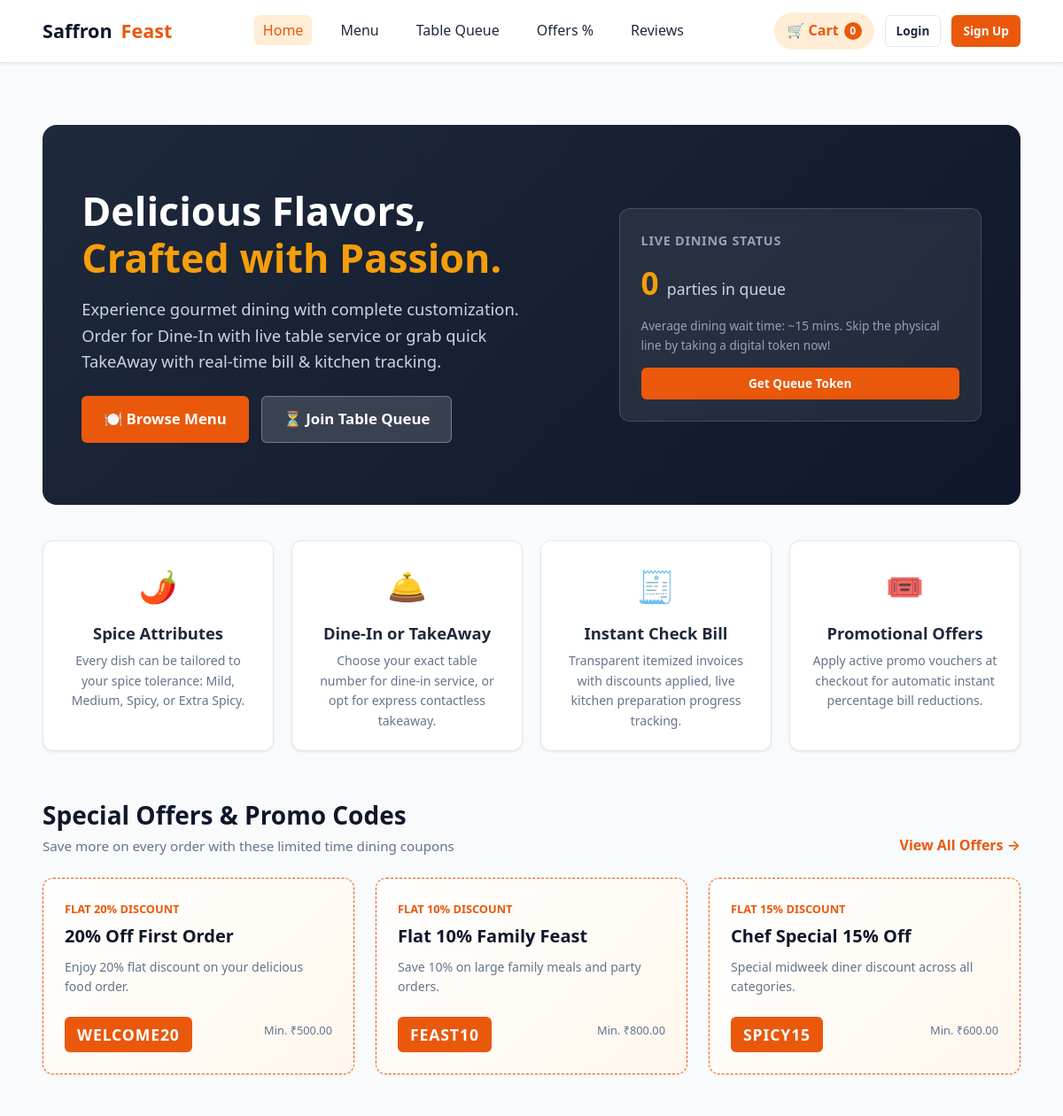
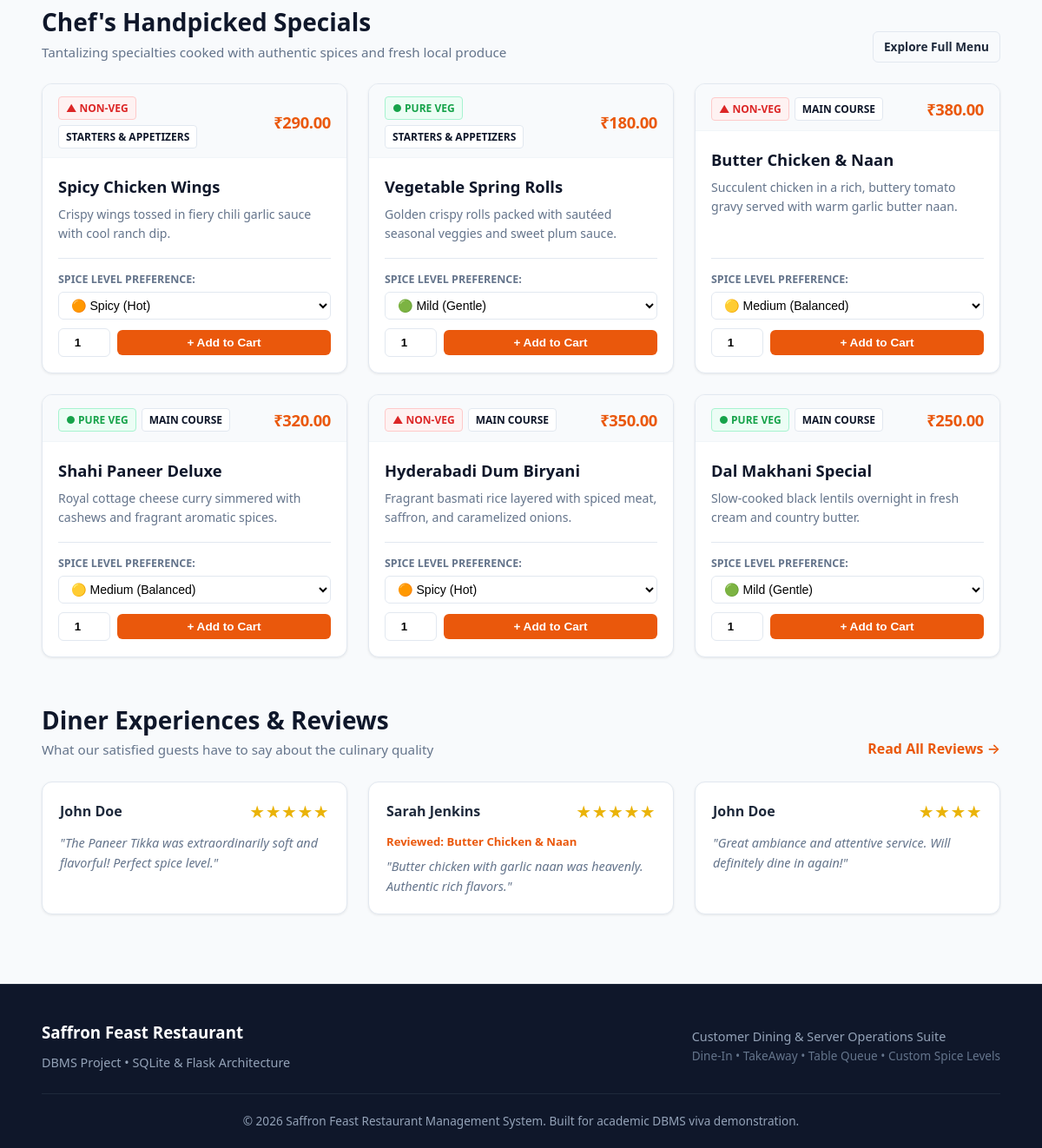
The page / on the database its author committed (2 pictures, top to bottom).
### tables this page shows
CREATE TABLE offers (
    id INTEGER PRIMARY KEY AUTOINCREMENT,
    code TEXT UNIQUE NOT NULL,
    title TEXT NOT NULL,
    description TEXT,
    discount_percent REAL NOT NULL CHECK(discount_percent > 0 AND discount_percent <= 100),
    min_order_amount REAL DEFAULT 0,
    is_active INTEGER DEFAULT 1,
    valid_until TEXT
);

CREATE TABLE menu_items (
    id INTEGER PRIMARY KEY AUTOINCREMENT,
    category_id INTEGER NOT NULL,
    name TEXT NOT NULL,
    description TEXT,
    price REAL NOT NULL CHECK(price > 0),
    diet_type TEXT CHECK(diet_type IN ('veg', 'non-veg')) DEFAULT 'veg',
    is_spicy_customizable INTEGER DEFAULT 1, -- 1: Yes, 0: No
    default_spice_level TEXT CHECK(default_spice_level IN ('Mild', 'Medium', 'Spicy', 'Extra Spicy')) DEFAULT 'Medium',
    image_url TEXT,
    is_available INTEGER DEFAULT 1, -- 1: Available, 0: Out of stock
    FOREIGN KEY (category_id) REFERENCES categories(id) ON DELETE CASCADE
);

CREATE TABLE categories (
    id INTEGER PRIMARY KEY AUTOINCREMENT,
    name TEXT NOT NULL UNIQUE,
    icon TEXT DEFAULT '🍽️'
);

CREATE TABLE reviews (
    id INTEGER PRIMARY KEY AUTOINCREMENT,
    customer_id INTEGER NOT NULL,
    order_id INTEGER,
    menu_item_id INTEGER,
    rating INTEGER NOT NULL CHECK(rating >= 1 AND rating <= 5),
    comment TEXT NOT NULL,
    created_at TIMESTAMP DEFAULT CURRENT_TIMESTAMP,
    FOREIGN KEY (customer_id) REFERENCES users(id) ON DELETE CASCADE,
    FOREIGN KEY (order_id) REFERENCES orders(id) ON DELETE SET NULL,
    FOREIGN KEY (menu_item_id) REFERENCES menu_items(id) ON DELETE SET NULL
);

CREATE TABLE users (
    id INTEGER PRIMARY KEY AUTOINCREMENT,
    name TEXT NOT NULL,
    email TEXT UNIQUE NOT NULL,
    password TEXT NOT NULL,
    phone TEXT,
    role TEXT CHECK(role IN ('customer', 'admin', 'staff')) DEFAULT 'customer',
    created_at TIMESTAMP DEFAULT CURRENT_TIMESTAMP
);

### app.py (the view)
@app.route('/')
@customer_only
def index():
    conn = get_db()
    featured = conn.execute("""
        SELECT m.*, c.name as category_name
        FROM menu_items m
        JOIN categories c ON m.category_id = c.id
        WHERE m.is_available = 1
        LIMIT 6
    """).fetchall()
    offers = conn.execute("SELECT * FROM offers WHERE is_active = 1 LIMIT 3").fetchall()
    reviews = conn.execute("""
        SELECT r.*, u.name as customer_name, m.name as dish_name
        FROM reviews r
        JOIN users u ON r.customer_id = u.id
        LEFT JOIN menu_items m ON r.menu_item_id = m.id
        ORDER BY r.created_at DESC LIMIT 3
    """).fetchall()
    queue_count = conn.execute("SELECT COUNT(*) FROM queue WHERE status = 'Waiting'").fetchone()[0]
    conn.close()
    return render_template('customer/index.html', featured=featured, offers=offers, reviews=reviews, queue_count=queue_count)

### app.py (called while the page is built)
def customer_only(f):
    @wraps(f)
    def decorated_function(*args, **kwargs):
        if session.get('user_role') in ['admin', 'staff']:
            return redirect(url_for('admin_dashboard'))
        return f(*args, **kwargs)
    return decorated_function

@app.context_processor
def inject_global_data():
    cart_count = 0
    if 'cart' in session:
        cart_count = sum(item.get('quantity', 1) for item in session['cart'].values())
    return {
        'current_user': {
            'id': session.get('user_id'),
            'name': session.get('user_name'),
            'role': session.get('user_role'),
            'email': session.get('user_email')
        },
        'cart_count': cart_count
    }

### database.py (called while the page is built)
def get_db():
    conn = sqlite3.connect(DATABASE_PATH)
    conn.row_factory = sqlite3.Row
    conn.execute("PRAGMA foreign_keys = ON;")
    return conn

### templates/customer/index.html (shortened to what this page needs)
{% extends 'base.html' %}
{% block content %}
<div class="container">
  <section class="hero">
    <div class="container hero-inner">
      <div class="hero-text">
        <h1>Delicious Flavors, <span>Crafted with Passion.</span></h1>
        <p>
          Experience gourmet dining with complete customization. Order for Dine-In with live table service or grab quick TakeAway with real-time bill & kitchen tracking.
        </p>
        <div class="hero-actions">
          <a href="{{ url_for('menu') }}" class="btn btn-primary" style="font-size: 1.05rem; padding: 12px 24px;">
            🍽️ Browse Menu
          </a>
          <a href="{{ url_for('customer_queue') }}" class="btn btn-secondary" style="font-size: 1.05rem; padding: 12px 24px; background: rgba(255,255,255,0.15); border: 1px solid rgba(255,255,255,0.3);">
            ⏳ Join Table Queue
          </a>
        </div>
      </div>
      <div class="hero-stats-card">
        <h4>Live Dining Status</h4>
        <div class="hero-stats-val" style="color: var(--accent);">
          {{ queue_count }} <span style="font-size: 1.1rem; font-weight: normal; color: #cbd5e1;">parties in queue</span>
        </div>
        <p style="font-size: 0.85rem; color: #94a3b8; margin-top: 10px;">
          Average dining wait time: ~15 mins. Skip the physical line by taking a digital token now!
        </p>
        <a href="{{ url_for('customer_queue') }}" class="btn btn-primary btn-sm btn-block" style="margin-top: 14px;">
          Get Queue Token
        </a>
      </div>
    </div>
  </section>
  <section style="margin-bottom: 50px;">
    <div class="grid-4">
      <div class="menu-card" style="padding: 22px; text-align: center;">
        <div style="font-size: 2.2rem; margin-bottom: 10px;">🌶️</div>
        <h3 style="font-size: 1.15rem; margin-bottom: 6px;">Spice Attributes</h3>
        <p style="font-size: 0.88rem; color: var(--text-muted);">
          Every dish can be tailored to your spice tolerance: Mild, Medium, Spicy, or Extra Spicy.
        </p>
      </div>
      <div class="menu-card" style="padding: 22px; text-align: center;">
        <div style="font-size: 2.2rem; margin-bottom: 10px;">🛎️</div>
        <h3 style="font-size: 1.15rem; margin-bottom: 6px;">Dine-In or TakeAway</h3>
        <p style="font-size: 0.88rem; color: var(--text-muted);">
          Choose your exact table number for dine-in service, or opt for express contactless takeaway.
        </p>
      </div>
      <div class="menu-card" style="padding: 22px; text-align: center;">
        <div style="font-size: 2.2rem; margin-bottom: 10px;">🧾</div>
        <h3 style="font-size: 1.15rem; margin-bottom: 6px;">Instant Check Bill</h3>
        <p style="font-size: 0.88rem; color: var(--text-muted);">
          Transparent itemized invoices with discounts applied, live kitchen preparation progress tracking.
        </p>
      </div>
      <div class="menu-card" style="padding: 22px; text-align: center;">
        <div style="font-size: 2.2rem; margin-bottom: 10px;">🎟️</div>
        <h3 style="font-size: 1.15rem; margin-bottom: 6px;">Promotional Offers</h3>
        <p style="font-size: 0.88rem; color: var(--text-muted);">
          Apply active promo vouchers at checkout for automatic instant percentage bill reductions.
        </p>
      </div>
    </div>
  </section>
  {% if offers %}
  <section style="margin-bottom: 50px;">
    <div class="section-header">
      <div>
        <h2>Special Offers & Promo Codes</h2>
        <p>Save more on every order with these limited time dining coupons</p>
      </div>
      <a href="{{ url_for('customer_offers') }}" style="color: var(--primary); font-weight: 600;">View All Offers &rarr;</a>
    </div>
    <div class="grid-3">
      {% for off in offers %}
      <div class="offer-card">
        <div style="font-size: 0.8rem; font-weight: 700; color: var(--primary); text-transform: uppercase;">
          FLAT {{ off.discount_percent|int }}% DISCOUNT
        </div>
        <h3 style="font-size: 1.25rem; margin: 4px 0 8px; color: var(--secondary);">{{ off.title }}</h3>
        <p style="font-size: 0.88rem; color: var(--text-muted); margin-bottom: 12px;">{{ off.description }}</p>
        <div style="display: flex; justify-content: space-between; align-items: center;">
          <span class="offer-code-pill" onclick="applyCouponCode('{{ off.code }}')">{{ off.code }}</span>
          <span style="font-size: 0.8rem; color: var(--text-muted);">Min. ₹{{ "%.2f"|format(off.min_order_amount) }}</span>
        </div>
      </div>
      {% endfor %}
    </div>
  </section>
  {% endif %}
  <section style="margin-bottom: 50px;">
    <div class="section-header">
      <div>
        <h2>Chef's Handpicked Specials</h2>
        <p>Tantalizing specialties cooked with authentic spices and fresh local produce</p>
      </div>
      <a href="{{ url_for('menu') }}" class="btn btn-outline btn-sm">Explore Full Menu</a>
    </div>
    <div class="grid-3">
      {% for item in featured %}
      <div class="menu-card">
        <div class="menu-card-top">
          <div class="menu-card-badges">
            {% if item.diet_type == 'veg' %}
              <span class="badge badge-veg">● Pure Veg</span>
            {% else %}
              <span class="badge badge-nonveg">▲ Non-Veg</span>
            {% endif %}
            <span class="badge badge-category">{{ item.category_name }}</span>
          </div>
          <div class="menu-card-price-tag">₹{{ "%.2f"|format(item.price) }}</div>
        </div>
        <div class="menu-card-body">
          <h3 class="menu-card-title">{{ item.name }}</h3>
          <p class="menu-card-desc">{{ item.description }}</p>
          <form action="{{ url_for('add_to_cart') }}" method="POST" class="menu-card-form">
            {% if item.is_spicy_customizable %}
            <div class="spice-selector-group">
              <label for="spice_{{ item.id }}">Spice Level Preference:</label>
              <select name="spice_level" id="spice_{{ item.id }}" class="spice-select">
                <option value="Mild" {% if item.default_spice_level == 'Mild' %}selected{% endif %}>🟢 Mild (Gentle)</option>
                <option value="Medium" {% if item.default_spice_level == 'Medium' %}selected{% endif %}>🟡 Medium (Balanced)</option>
                <option value="Spicy" {% if item.default_spice_level == 'Spicy' %}selected{% endif %}>🟠 Spicy (Hot)</option>
              </select>
            </div>
            {% else %}
              <input type="hidden" name="spice_level" value="Mild">
            {% endif %}
            <div class="menu-card-actions">
              <input type="number" name="quantity" value="1" min="1" max="20" class="qty-input">
              <button type="submit" class="btn btn-primary btn-block btn-sm">
                + Add to Cart
              </button>
            </div>
          </form>
        </div>
      </div>
      {% endfor %}
    </div>
  </section>
  {% if reviews %}
  <section style="margin-bottom: 20px;">
    <div class="section-header">
      <div>
        <h2>Diner Experiences & Reviews</h2>
        <p>What our satisfied guests have to say about the culinary quality</p>
      </div>
      <a href="{{ url_for('customer_reviews') }}" style="color: var(--primary); font-weight: 600;">Read All Reviews &rarr;</a>
    </div>
    <div class="grid-3">
      {% for rev in reviews %}
      <div class="menu-card" style="padding: 20px;">
        <div style="display: flex; justify-content: space-between; align-items: center; margin-bottom: 10px;">
          <strong>{{ rev.customer_name }}</strong>
          <span style="color: #eab308; font-size: 1.1rem;">
            {% for _ in range(rev.rating) %}★{% endfor %}
          </span>
        </div>
        {% if rev.dish_name %}
          <div style="font-size: 0.82rem; color: var(--primary); font-weight: 600; margin-bottom: 6px;">
            Reviewed: {{ rev.dish_name }}
          </div>
        {% endif %}
        <p style="font-size: 0.9rem; color: var(--text-muted); font-style: italic;">
          "{{ rev.comment }}"
        </p>
      </div>
      {% endfor %}
    </div>
  </section>
  {% endif %}
</div>
{% endblock %}

### rows shown on the page
offers: discount_percent "20", title "20% Off First Order", description "Enjoy 20% flat discount on your delicious food order.", code "WELCOME20", min_order_amount "500.00"
offers: discount_percent "10", title "Flat 10% Family Feast", description "Save 10% on large family meals and party orders.", code "FEAST10", min_order_amount "800.00"
offers: discount_percent "15", title "Chef Special 15% Off", description "Special midweek diner discount across all categories.", code "SPICY15", min_order_amount "600.00"
menu_items: diet_type "▲ NON-VEG", category_name "STARTERS & APPETIZERS", price "290.00", name "Spicy Chicken Wings", description "Crispy wings tossed in fiery chili garlic sauce with cool ranch dip.", spice_level "🟠 Spicy (Hot)"
menu_items: diet_type "● PURE VEG", category_name "STARTERS & APPETIZERS", price "180.00", name "Vegetable Spring Rolls", description "Golden crispy rolls packed with sautéed seasonal veggies and sweet plum sauce.", spice_level "🟢 Mild (Gentle)"
menu_items: diet_type "▲ NON-VEG", category_name "MAIN COURSE", price "380.00", name "Butter Chicken & Naan", description "Succulent chicken in a rich, buttery tomato gravy served with warm garlic butter naan.", spice_level "🟡 Medium (Balanced)"
menu_items: diet_type "● PURE VEG", category_name "MAIN COURSE", price "320.00", name "Shahi Paneer Deluxe", description "Royal cottage cheese curry simmered with cashews and fragrant aromatic spices.", spice_level "🟡 Medium (Balanced)"
menu_items: diet_type "▲ NON-VEG", category_name "MAIN COURSE", price "350.00", name "Hyderabadi Dum Biryani", description "Fragrant basmati rice layered with spiced meat, saffron, and caramelized onions.", spice_level "🟠 Spicy (Hot)"
menu_items: diet_type "● PURE VEG", category_name "MAIN COURSE", price "250.00", name "Dal Makhani Special", description "Slow-cooked black lentils overnight in fresh cream and country butter.", spice_level "🟢 Mild (Gentle)"
reviews: customer_name "John Doe", comment "The Paneer Tikka was extraordinarily soft and flavorful! Perfect spice level."
reviews: customer_name "Sarah Jenkins", dish_name "Butter Chicken & Naan", comment "Butter chicken with garlic naan was heavenly. Authentic rich flavors."
reviews: customer_name "John Doe", comment "Great ambiance and attentive service. Will definitely dine in again!"

### other values the page prints
{{ cart_count }} "0"
{{ queue_count }} "0"
